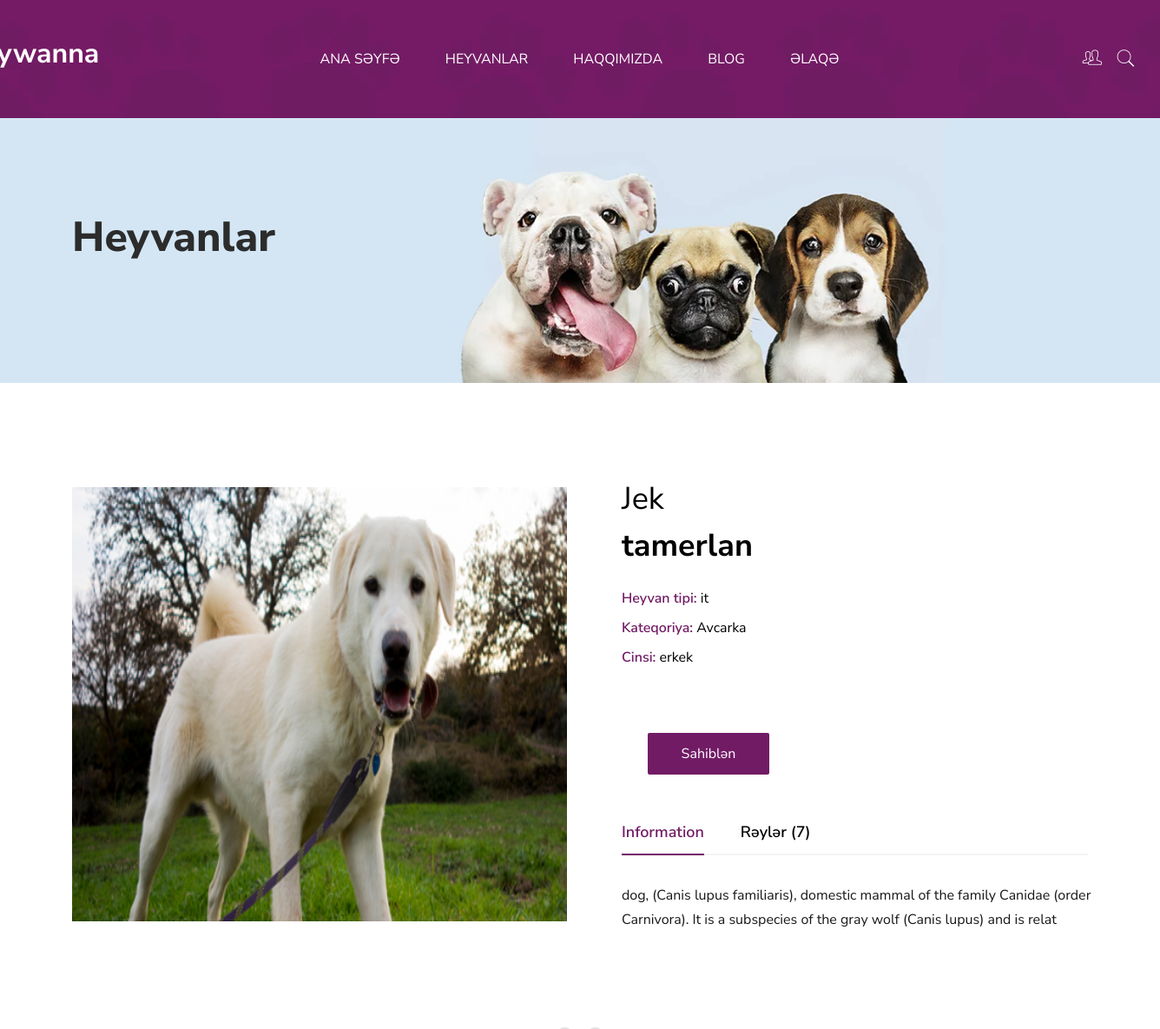
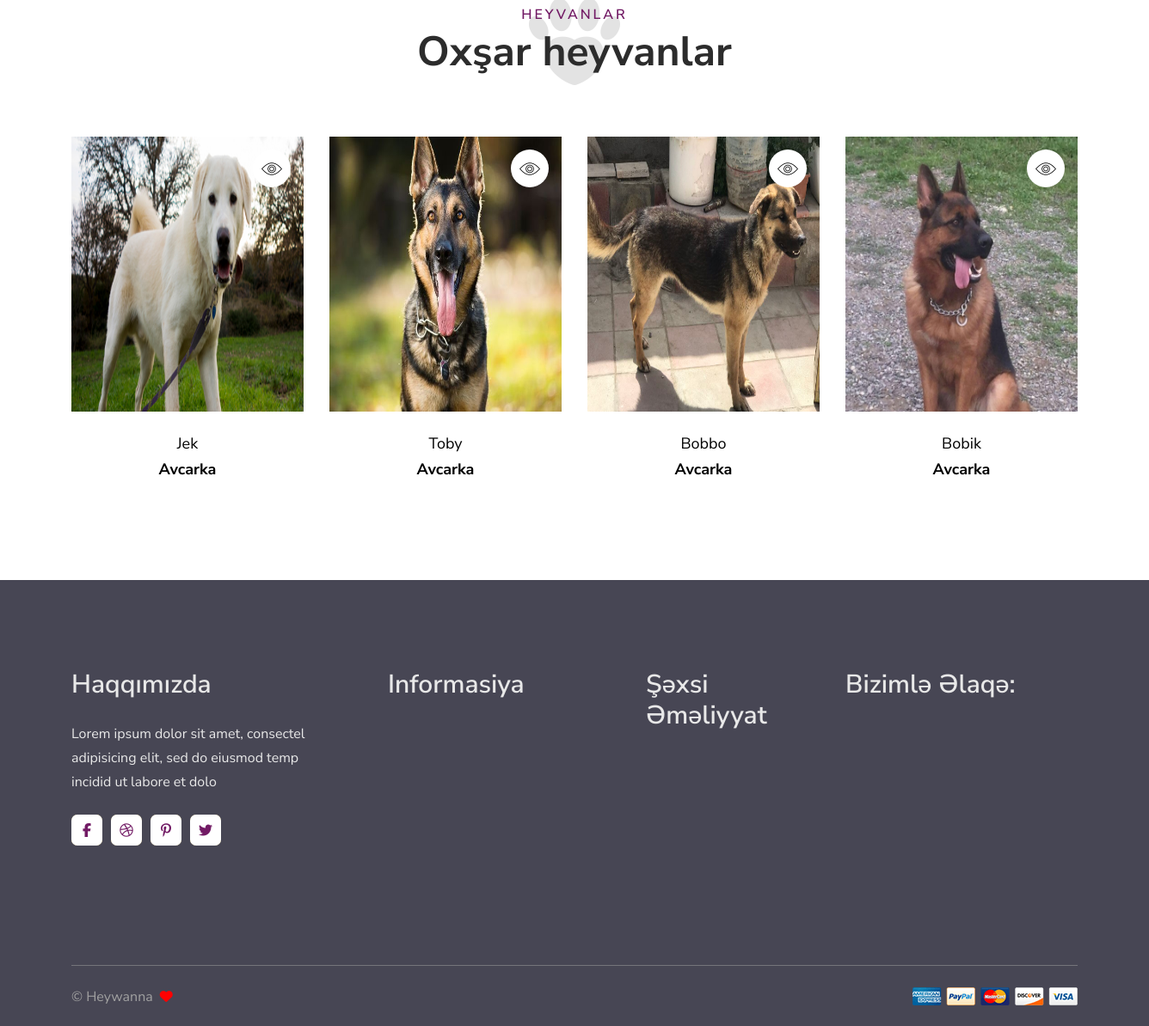
Screenshot of /heyvan/7 with the database file from the repository (2 pictures, top to bottom).
### product/models.py (models this page shows, shortened)
class Product(models.Model):
    author = models.ForeignKey('auth.User', on_delete=models.CASCADE)
    image = models.FileField(blank=True, null=True, verbose_name='Şəkil əlavə etmək:')
    product_name = models.CharField(max_length=150)
    product_content=models.CharField(max_length=150)
    animal_type = models.CharField(max_length=50,null=True)
    animal_gender = models.CharField(max_length=100,null=True)
    animal_category=models.CharField(max_length=150,null=True)
    date_added = models.DateTimeField(default=now)

### product/views.py (the view)
# urls.py: path('heyvan/<int:id>',views.heyvan_haqqinda,name='heyvan_haqqinda'),
def heyvan_haqqinda(request,id):
    mehsullar = Product.objects.filter(id=id)
    mehsul=Product.objects.filter(id=id).first()
    animal_related_category=list(map(lambda x:x.animal_category,mehsullar))[0]
    animal_relateds=Product.objects.filter(animal_category= animal_related_category)
    comments_count=Comment.objects.filter(product=id)
    comments=Comment.objects.filter(product=mehsul,parent=None)
    replies = Comment.objects.filter(product=mehsul).exclude(parent=None)
    replyDict = {}
    for reply in replies:
        if reply.parent.id not in replyDict.keys():
            replyDict[reply.parent.id] = [reply]
        else:
            replyDict[reply.parent.id].append(reply)
    return render(request,'mehsul_haqqinda.html',{'mehsullar':mehsullar,'comments':comments,'mehsul':mehsul,
                                                  'replyDict':replyDict,'comments_count':comments_count,'animal_relateds':animal_relateds})

### product/templatetags/extras.py (called while the page is built)
@register.filter(name='get_val')
def get_val(dict, key):
    return dict.get(key)

### templates/mehsul_haqqinda.html (shortened to what this page needs)
<!DOCTYPE html>
{% load static %}
<html lang="zxx">
<head>
    {% include "head.html" %}
</head>
{% load extras %}
<body>
<div class="wrapper">
{% include "nav.html" %}
  <main class="main-content mt-[130px]">
    <div class="page-header-area" data-bg-img="{% static 'assets/img/photos/bg1.webp' %}">
      <div class="container pt--0 pb--0">
        <div class="row">
          <div class="col-12">
            <div class="page-header-content">
              <h2 class="title">Heyvanlar</h2>
            </div>
          </div>
        </div>
      </div>
    </div>
    <section class="product-area product-single-area">
      <div class="container">
        <div class="row">
          <div class="col-12">
            <div class="product-single-item">
                {% for mehsul in mehsullar %}
                    {% if mehsul.image %}
                        <div class="row">
                            <div class="col-lg-6">
                                <div class="product-single-thumb">
                                  <div class="swiper single-product-thumb single-product-thumb-slider">
                                    <div class="swiper-wrapper">
                                      <div class="swiper-slide">
                                        <a class="lightbox-image" data-fancybox="gallery" href="assets/img/shop/product-single/1.webp">
                                          <img src="{{ mehsul.image.url }}" class="w-[500px] h-[500px]" alt="Image-HasTech">
                                        </a>
                                      </div>
                                    </div>
                                  </div>
                                </div>
                            </div>
                            <div class="col-lg-6">
                              <div class="product-single-info">
                                <h3 class="main-title">{{ mehsul.product_name }}</h3>
                                <div class="prices">
                                  <span class="price"> {{mehsul.author}} </span>
                                </div>
                                <div class="product-single-meta">
                                  <ul>
                                    <li><span>Heyvan tipi:</span> {{mehsul.animal_type}}</li>
                                    <li><span>Kateqoriya:</span>
                                      {{mehsul.animal_category}}
                                    </li>
                                    <li><span>Cinsi:</span>
                                     {{mehsul.animal_gender}}
                                    </li>
                                  </ul>
                                </div>
                                <div class="product-quick-action ml-[30px]">
                                  <form action="/sahiblenme/" method="post" class="mt-[40px] mr-[100px] text-right">
                                    {% csrf_token %} {% if request.user == mehsul.author %}
                                    <button type="submit" disabled class="bg-[#721b65] text-[white] rounded-sm p-[10px] w-[140px] cursor-pointer hover:bg-[#ffd868]" name="sahiblen">
                                      Sahiblən
                                    </button>
                                    {% else %}
                                    <button type="submit" class="bg-[#721b65] text-[white] rounded-sm p-[10px] w-[140px] cursor-pointer hover:bg-[#ffd868]" name="sahiblen">Sahiblən</button>
                                    {% endif %}
                                  </form>
                                </div>
                                <div class="product-review-tabs-content">
                                  <ul class="nav product-tab-nav" id="ReviewTab" role="tablist">
                                    <li role="presentation">
                                      <a class="active" id="information-tab" data-bs-toggle="pill" href="#information" role="tab" aria-controls="information" aria-selected="true">Information</a>
                                    </li>
                                    <li role="presentation">
                                      <a id="reviews-tab" data-bs-toggle="pill" href="#reviews" role="tab" aria-controls="reviews" aria-selected="false">Rəylər ({{comments_count.count}})</a>
                                    </li>
                                  </ul>
                                  <div class="tab-content product-tab-content" id="ReviewTabContent">
                                    <div class="tab-pane fade show active" id="information" role="tabpanel" aria-labelledby="information-tab">
                                      <div class="product-information">
                                        <p>{{ mehsul.product_content }}</p>
                                      </div>
                                    </div>
                                  </div>
                                </div>
                              </div>
                            </div>
                        </div>
                    {% endif %}
                {% endfor %}
            </div>
          </div>
        </div>
      </div>
    </section>
    <section class="product-area product-default-area">
      <div class="container pt--0">
        <div class="row">
          <div class="col-12">
            <div class="section-title shape-center text-center">
              <h5 class="sub-title">Heyvanlar</h5>
              <h2 class="title">Oxşar heyvanlar</h2>
            </div>
          </div>
        </div>
        <div class="row">
          {% for animal_related in animal_relateds %}
            {% if forloop.counter < 5 %}
              <div class="col-sm-6 col-lg-3">
                <div class="product-item">
                  <div class="product-thumb">
                    <a href="/heyvan/{{ animal_related.id }}">
                      <img src="{{animal_related.image.url }}" class="w-[270px] h-[320px]" alt="Image-HasTech">
                    </a>
                  </div>
                  <div class="product-info">
                    <h4 class="title"><a href="single-product.html">{{ animal_related.product_name }}</a></h4>
                    <div class="prices">
                      <span class="price">{{ animal_related.animal_category }}</span>
                    </div>
                  </div>
                  <div class="product-action">
                    <button type="button" class="btn-product-quick-view" data-bs-toggle="modal" data-bs-target="#action-QuickViewModal">
                      <i class="pe-7s-look"></i>
                    </button>
                  </div>
                </div>
              </div>
            {% endif %}
          {% endfor %}
        </div>
      </div>
    </section>
  </main>
</div>
{% include "footer.html" %}
</body>
</html>

### rows the page displays
Product: image (picture), product_name "Jek", author "tamerlan", animal_type "it", animal_category "Avcarka", animal_gender "erkek", shows "Sahiblən", count "7", product_content "dog, (Canis lupus familiaris), domestic mammal of the family Canidae (order Carnivora). It is a subspecies of the gray wolf (Canis lupus) and is relat"
Product: image (picture), product_name "Toby", animal_category "Avcarka"
Product: image (picture), product_name "Bobbo", animal_category "Avcarka"
Product: image (picture), product_name "Bobik", animal_category "Avcarka"
